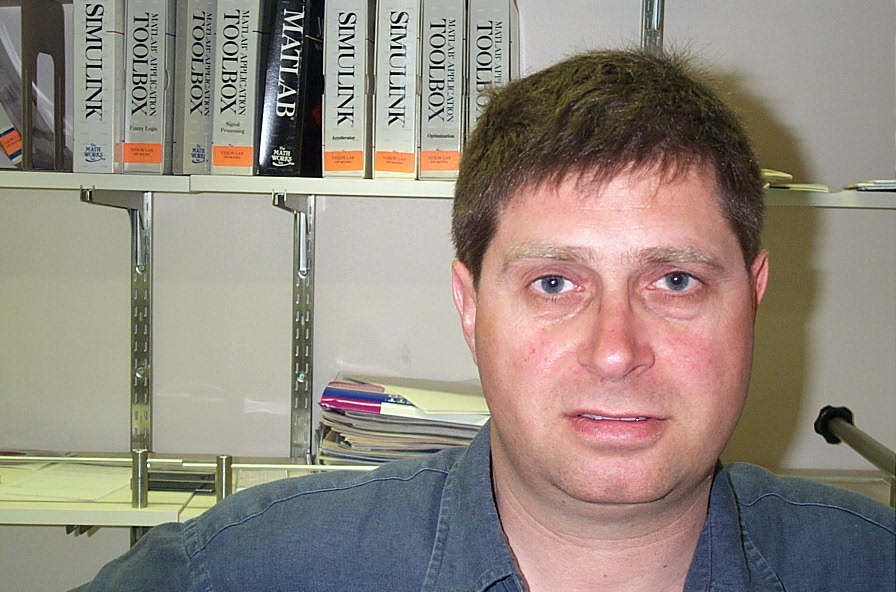
//> input picture images/17/image_0001.jpg, 896 x 592 px
$ ./connected_components ../../../../../images/17/image_0001.jpg   (built with g++ and OpenCV 4)
//> lines starting //> are read from the running program, lines starting //| are printed output that depends on the picture; after the words box and inside, x2 and y2 are one past the last pixel; in counts of white or black regions, pixels touching at a corner belong together

#include <opencv2/core/utility.hpp>
#include "opencv2/imgproc.hpp"
#include "opencv2/imgcodecs.hpp"
#include "opencv2/highgui.hpp"
#include <iostream>

using namespace cv;
using namespace std;

Mat img;
int threshval = 100;

static void on_trackbar(int, void*)
{
    Mat bw = threshval < 128 ? (img < threshval) : (img > threshval);
    Mat labelImage(img.size(), CV_32S);
    int nLabels = connectedComponents(bw, labelImage, 8);
    std::vector<Vec3b> colors(nLabels);
    colors[0] = Vec3b(0, 0, 0);//background
    for(int label = 1; label < nLabels; ++label){
        colors[label] = Vec3b( (rand()&255), (rand()&255), (rand()&255) );
    }
    Mat dst(img.size(), CV_8UC3);
    for(int r = 0; r < dst.rows; ++r){
        for(int c = 0; c < dst.cols; ++c){
            int label = labelImage.at<int>(r, c);
            Vec3b &pixel = dst.at<Vec3b>(r, c);
            pixel = colors[label];
         }
     }

    imshow( "Connected Components", dst );
}

int main( int argc, const char** argv )
{
    CommandLineParser parser(argc, argv, "{@image|../data/stuff.jpg|image for converting to a grayscale}");
    parser.about("\nThis program demonstrates connected components and use of the trackbar\n");
    parser.printMessage();
    cout << "\nThe image is converted to grayscale and displayed, another image has a trackbar\n"
            "that controls thresholding and thereby the extracted contours which are drawn in color\n";

    String inputImage = parser.get<string>(0);
    img = imread(inputImage, IMREAD_GRAYSCALE);
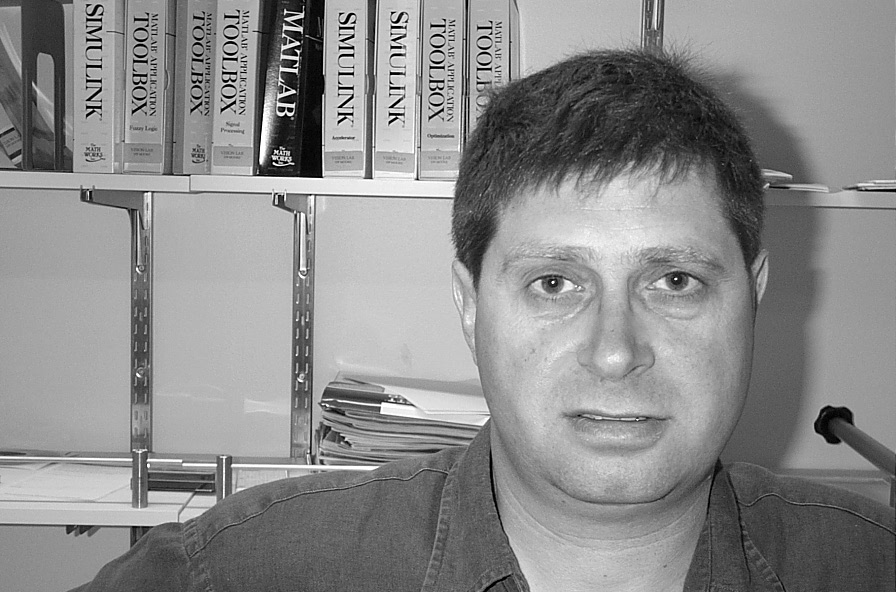
//> img: 592 rows x 896 cols, CV_8UC1; min 0, max 255, mean 139.1

    if(img.empty())
    {
        cout << "Could not read input image file: " << inputImage << endl;
        return EXIT_FAILURE;
    }

    imshow( "Image", img );

    namedWindow( "Connected Components", WINDOW_AUTOSIZE);
    createTrackbar( "Threshold", "Connected Components", &threshval, 255, on_trackbar );
    on_trackbar(threshval, 0);
//> in on_trackbar, `Mat bw = threshval < 128 ? (img < threshval) : (img > threshval);`:
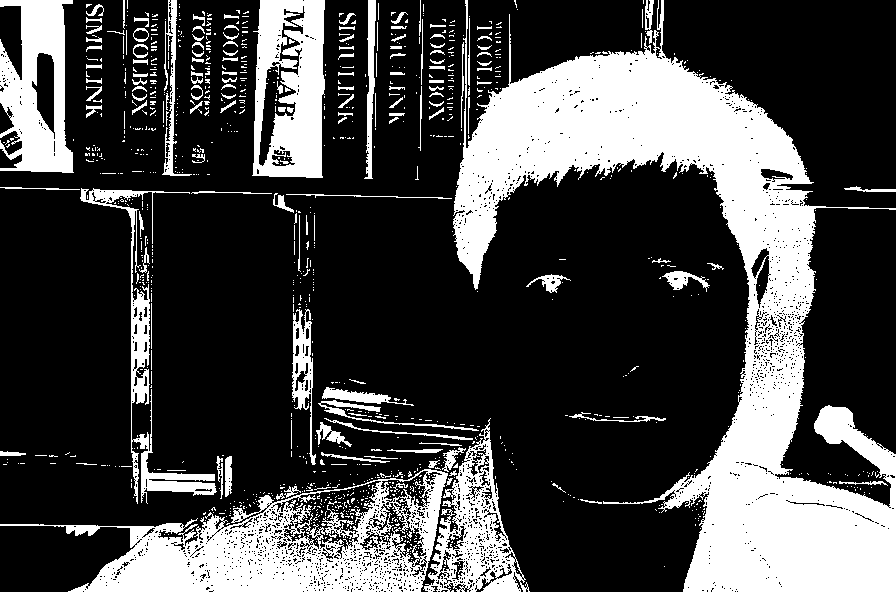
//> bw: 592 rows x 896 cols, CV_8UC1; 27.5% white; 1111 white regions (959 under 20 px), largest, box (x1, y1, x2, y2) and area: (453, 0, 896, 592) 78487, (0, 469, 448, 592) 21563, (252, 0, 325, 178) 9435
//> in on_trackbar, `int nLabels = connectedComponents(bw, labelImage, 8);`:
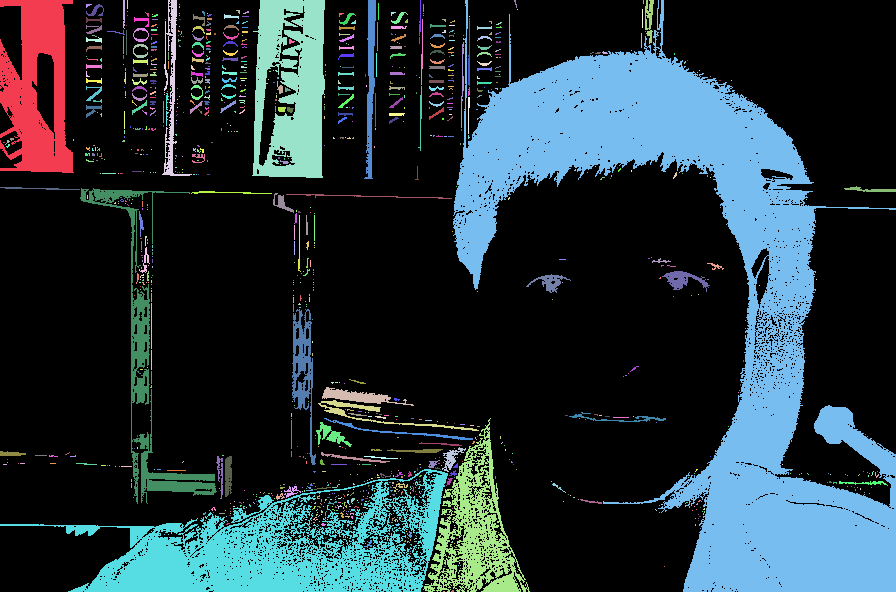
//> labelImage: 592 rows x 896 cols, CV_32SC1; 1112 distinct labels, from 0 to 1111; one colour per label, 0 black
//> in on_trackbar, `int nLabels = connectedComponents(bw, labelImage, 8);`: nLabels = 1112
//> in on_trackbar, `imshow( "Connected Components", dst );`:
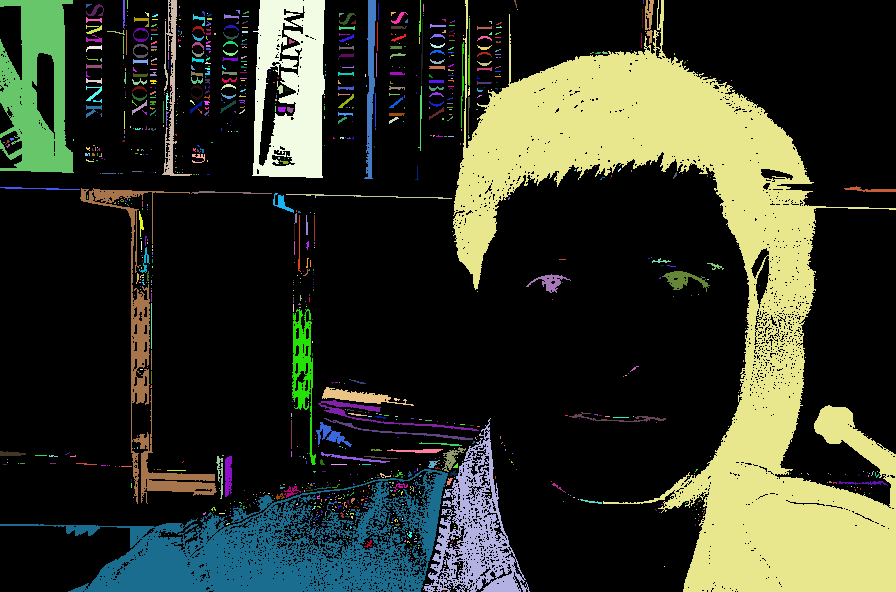
//> window 'Connected Components': 592 rows x 896 cols, CV_8UC3; mean B, G, R 39.9, 53.6, 48.9

    waitKey(0);
    return EXIT_SUCCESS;
}

$ run again, on images/17/image_0006.jpg
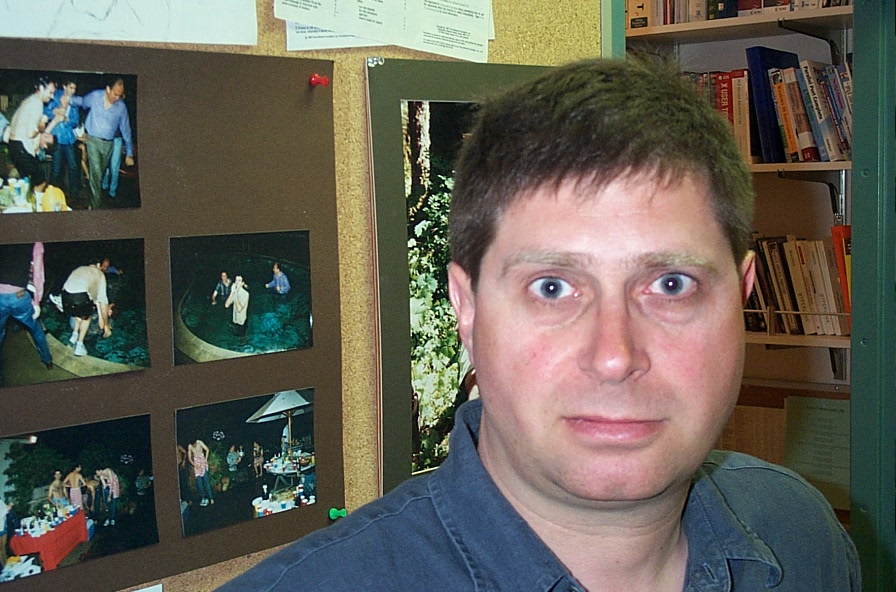
//> input picture images/17/image_0006.jpg, 896 x 592 px
//> bw: 592 rows x 896 cols, CV_8UC1; 65.8% white; 876 black regions (788 under 20 px), largest, box (x1, y1, x2, y2) and area: (408, 157, 764, 592) 93740, (0, 0, 853, 519) 54742, (0, 82, 133, 176) 5578
//> in on_trackbar, `int nLabels = connectedComponents(bw, labelImage, 8);`:
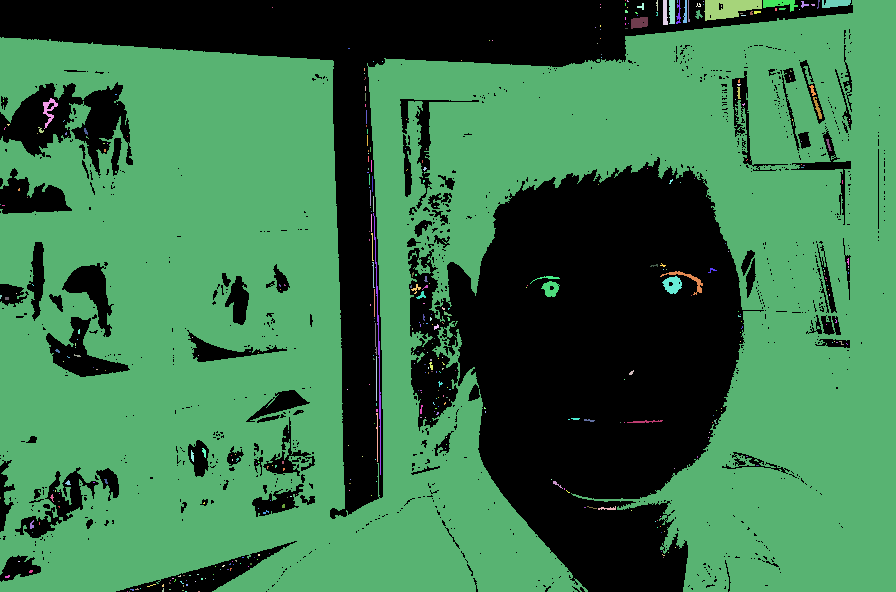
//> labelImage: 592 rows x 896 cols, CV_32SC1; 424 distinct labels, from 0 to 423; one colour per label, 0 black
//> nLabels = 424
//> in on_trackbar, `imshow( "Connected Components", dst );`:
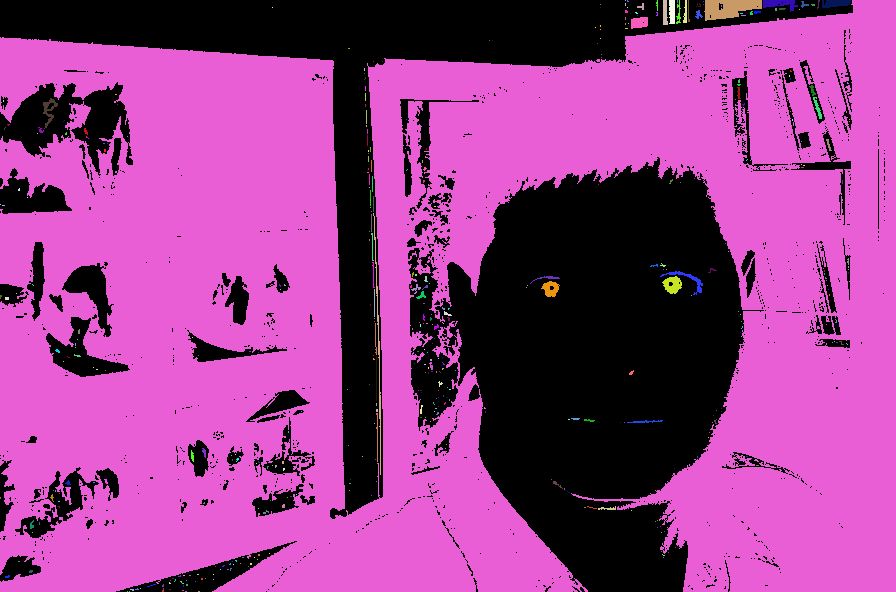
//> window 'Connected Components': 592 rows x 896 cols, CV_8UC3; mean B, G, R 138.7, 62.2, 152.5

$ run again, on images/17/image_0007.jpg
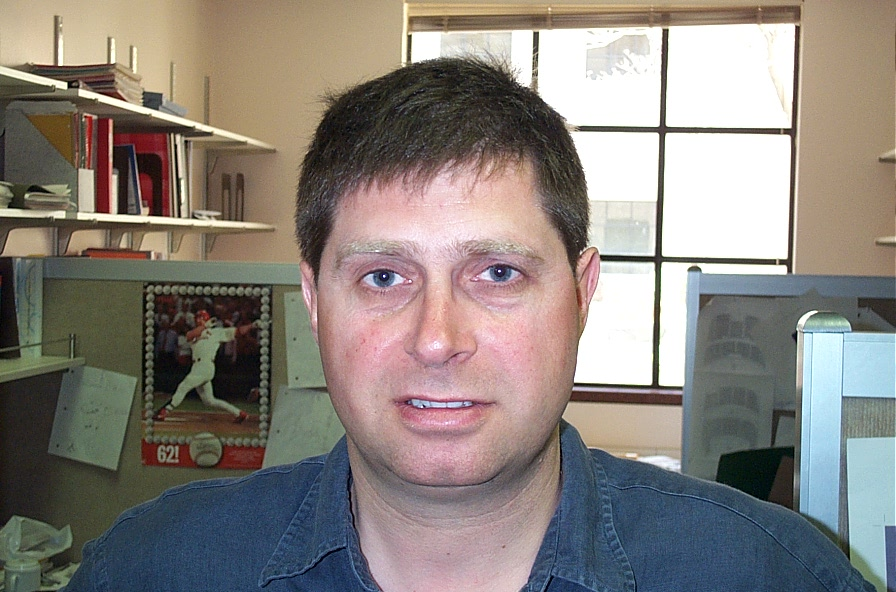
//> input picture images/17/image_0007.jpg, 896 x 592 px
//> bw: 592 rows x 896 cols, CV_8UC1; 39.4% white; 516 white regions (485 under 20 px), largest, box (x1, y1, x2, y2) and area: (0, 29, 896, 592) 151356, (295, 58, 589, 309) 28873, (0, 74, 213, 218) 16854
//> in on_trackbar, `int nLabels = connectedComponents(bw, labelImage, 8);`:
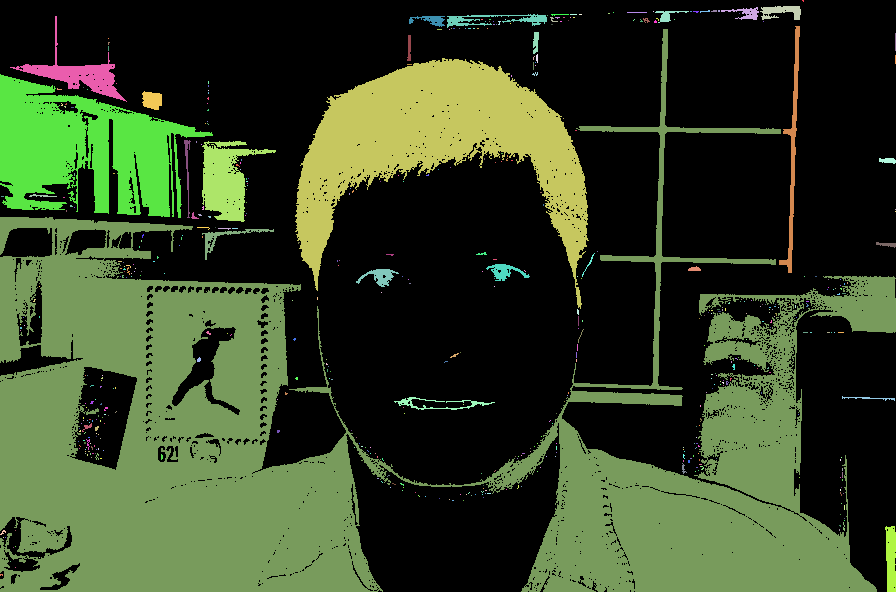
//> labelImage: 592 rows x 896 cols, CV_32SC1; 517 distinct labels, from 0 to 516; one colour per label, 0 black
//> nLabels = 517
//> in on_trackbar, `imshow( "Connected Components", dst );`:
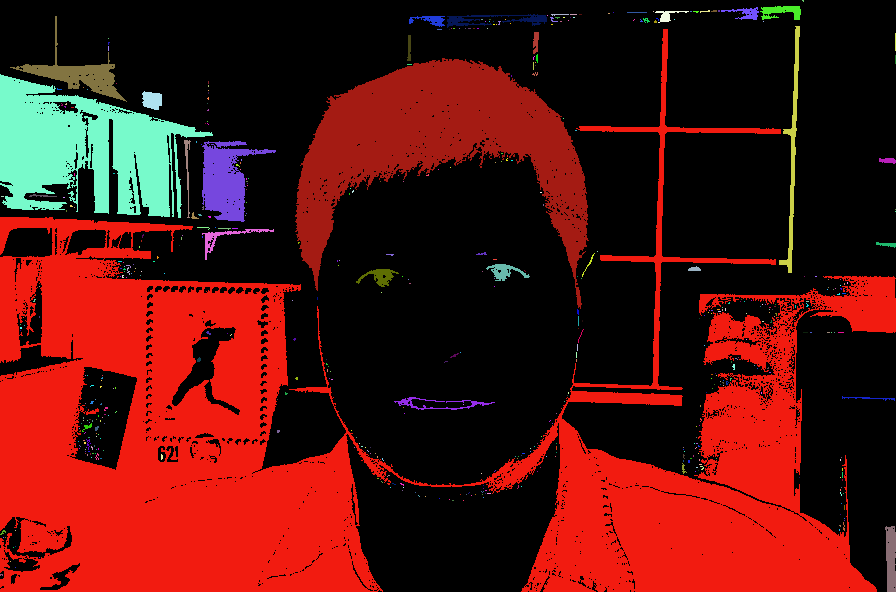
//> window 'Connected Components': 592 rows x 896 cols, CV_8UC3; mean B, G, R 15.2, 19.7, 84.6

$ run again, on images/17/image_0009.jpg
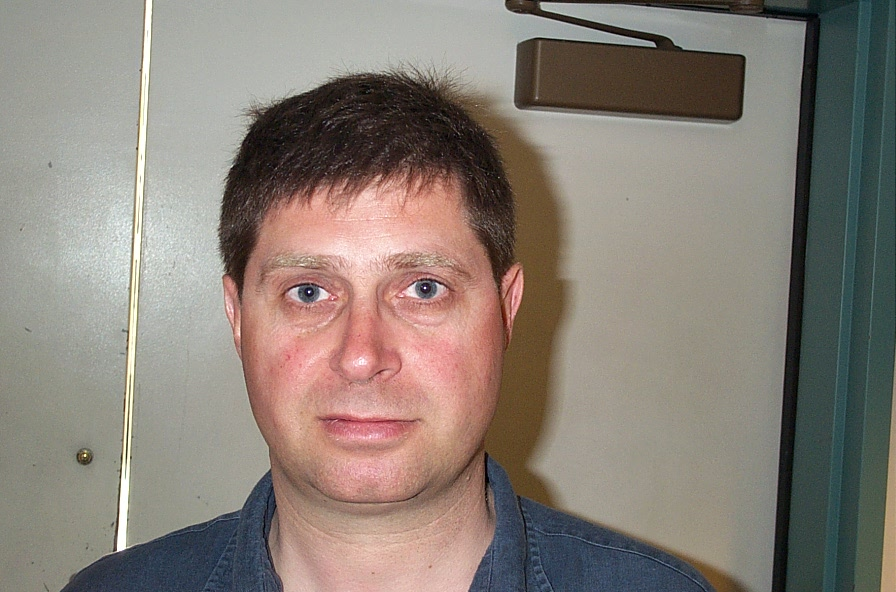
//> input picture images/17/image_0009.jpg, 896 x 592 px
//> bw: 592 rows x 896 cols, CV_8UC1; 30.4% white; 237 white regions (223 under 20 px), largest, box (x1, y1, x2, y2) and area: (505, 0, 896, 592) 81115, (218, 73, 750, 592) 65080, (60, 309, 302, 592) 13193
//> in on_trackbar, `int nLabels = connectedComponents(bw, labelImage, 8);`:
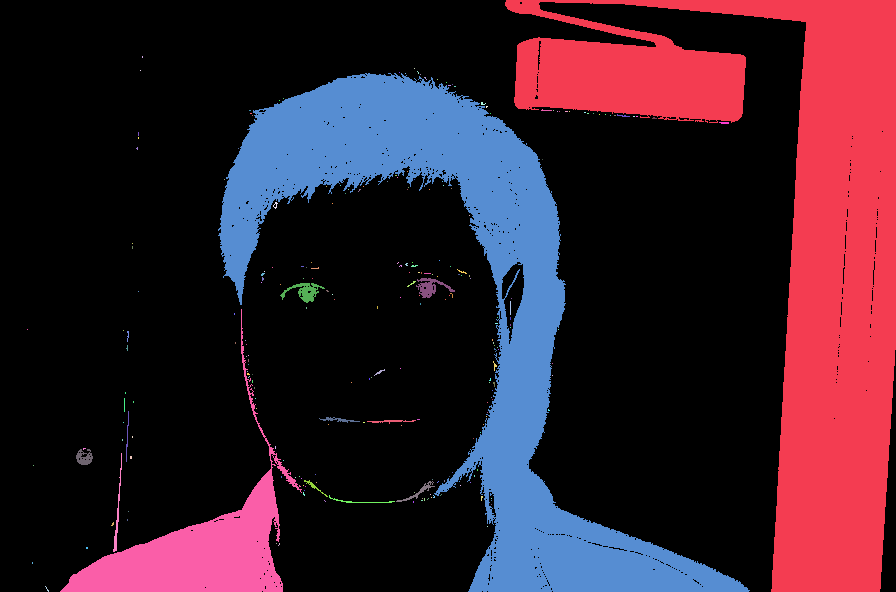
//> labelImage: 592 rows x 896 cols, CV_32SC1; 238 distinct labels, from 0 to 237; one colour per label, 0 black
//> nLabels = 238
//> in on_trackbar, `imshow( "Connected Components", dst );`:
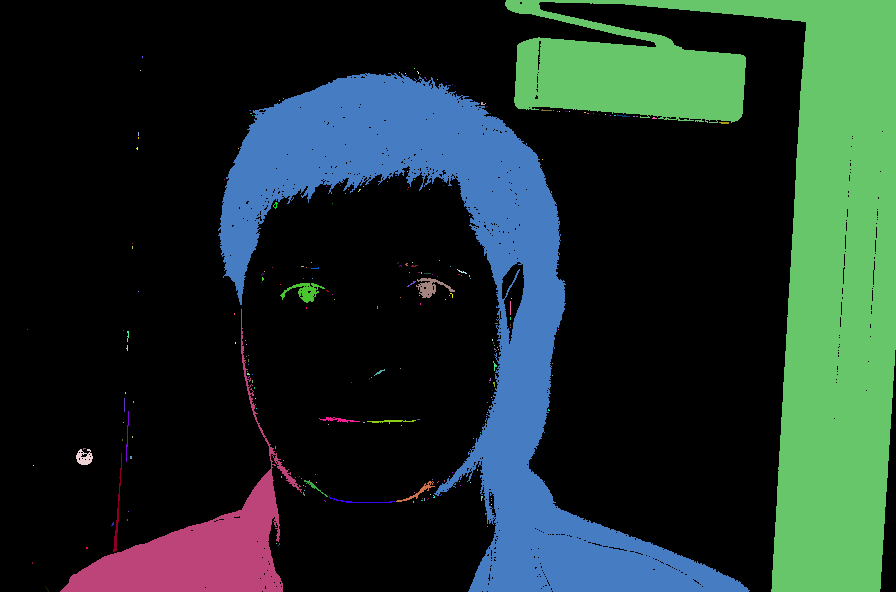
//> window 'Connected Components': 592 rows x 896 cols, CV_8UC3; mean B, G, R 43.3, 47.7, 29.6
